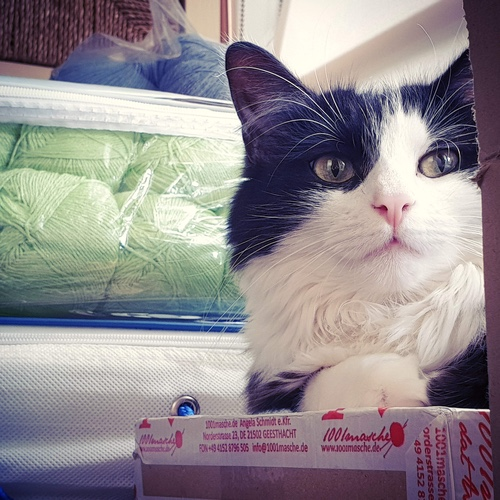
#> input picture marmite.jpg, 500 x 500 px
$ python compress.py ../marmite_original.jpg
#> lines starting #> are read from the running program, lines starting #| are printed output that depends on the picture
### src/core.py
import imageio
from svd import svd, singular_value_expansion
from annotate import annotate_from_width
import numpy as np
import os


def compress_image_to_file(path, terms, annotate, iterations=None, path_out=None):
    """
    Compresses the image from `path` using singular value expansion.
    The image is saved to an output file which name is chosen automatically,
    unless `path_out` is specified.

    Parameters
    ----------
    path : path
        Path to the image to be compressed.

    path_out : string
        The path where the compressed image will be created.
        If None, the output name is chosen automatically.

    terms : int
        The number of terms in the singular value expansion.

    iterations : int
        The number of iterations of the power method.
        If None, the optimal number is determined automatically.

    annotate : bool
        If True, a text is added on top of the image,
        describing compression level and the `terms` settings used.

    Returns
    -------
    dict
        The dictionary containing compressed data, the number of iteration used,
        the output path and compression ratio:
        {
            'compressed_data': data,
            'iterations': 10,
            'output_path': ' /dir/image.jpg',
            'compression_ratio': 5.7
        }
    """

    data = load_image(path)
    width, height = image_size(data)

    if path_out is None:
        path_out = compressed_image_path(path, width=width, height=height, terms=terms)

    result = compress_image(data, terms=terms, iterations=iterations)
    compressed_data = result['compressed_data']
    imageio.imwrite(path_out, compressed_data)
    ratio = compression_ratio(width=width, height=height, terms=terms)
    result['compression_ratio'] = round(1/ratio, 1)
    result['output_path'] = path_out

    if annotate:
        annotate_from_width(path=path_out, terms=terms, width=width, ratio=ratio)

    return result


def compress_image(data, terms, iterations=None):
    """
    Compresses the image data using singular value expansion.

    Parameters
    ----------
    data : numpy.ndarray
        Image data.

    path_out : string
        The path where the compressed image will be created.

    terms : int
        The number of terms in the singular value expansion.

    iterations : int
        Number of terms in the singular value expansion.
        If None, the number is chosen automatically.

    Returns
    -------
    dict
        The dictionary containing compressed data and the number of iteration used:
        {
            'compressed_data': data,
            'iterations': 10
        }
    """

    if iterations is None:
        iterations = iterations_for_terms(terms)

    # Ensure array elements are floats, and not uint8
    data = float_array(data)

    if data.ndim == 2:  # Black and white image
        data = np.expand_dims(data, axis=2)

    compressed = np.empty((data.shape[0], data.shape[1], 0), dtype=np.uint8)

    # Iterate over each of the colors
    for i in range(data.shape[-1]):
        color_data = data[:, :, i]

        # Compress the data for the color
        svd_data = svd(matrix=color_data, max_eigenvalues=terms, iterations=iterations)

        if len(svd_data) == 0:
            # Could not calculate SVD (dominant eigenvalue was zero)
            break

        compressed_data = singular_value_expansion(svd_data)

        # Convert data values to integers in range between 0 and 255 (brightness)
        compressed_data = np.clip(compressed_data, 0, 255)
        compressed_data = compressed_data.astype(np.uint8)
        compressed_data = np.expand_dims(compressed_data, axis=2)
        compressed = np.append(compressed, compressed_data, axis=2)

    result = {
                'compressed_data': compressed,
                'iterations': iterations
            }

    return result


def image_size(data):
    """
    Parameters
    ----------
    data : numpy.ndarray
        Image data.

    Returns
    -------
    tuple (int, int)
        Image width and height.
    """

    image_shape = data.shape
    return (image_shape[0], image_shape[1])


def compressed_image_path(path, width, height, terms, outdir=None):
    """
    Parameters
    ----------
    path: string
        Path to the uncompressed image.

    width : int
        Width of the image in pixels.

    height : int
        Width of the image in pixels.

    terms : int
        The number of terms in the singular value expansion.

    Returns
    -------
    string
        Path to the compressed image.
    """

    ratio = compression_ratio(width=width, height=height, terms=terms)
    compression = f"{(1/ratio):0.1f}x_compression"
    terms_text = f"{terms}_terms"
    dirname, filename_without_extension, file_extension = dir_filename_extension(path)

    if outdir is None:
        outdir = dirname

    if outdir is not None and len(outdir) > 0:
        outdir = outdir + '/'

    return f"{outdir}{filename_without_extension}_{terms_text}_{compression}{file_extension}"


def dir_filename_extension(path):
    """
    Parameters
    ----------
    path : string
        Path to a file.

    Returns
    -------
    tuple of string (string, string, string)
        The base dir, file name without extension and extension.
    """

    filename, file_extension = os.path.splitext(path)
    dirname = os.path.dirname(filename)
    filename_without_extension = os.path.basename(filename)

    return (dirname, filename_without_extension, file_extension)


def compression_ratio(width, height, terms):
    """
    Parameters
    ----------
    width : int
        Width of the image in pixels.

    height : int
        Width of the image in pixels.

    terms : int
        The number of terms in the singular value expansion.

    Returns
    -------
    float
        The of the compressed image relative to non-compressed.
    """

    return terms * (1 + width + height) / (width * height)


def iterations_for_terms(terms):
    """
    Parameters
    ----------
    terms : int
        Number of terms in the singular value expansion.

    Returns
    -------
    Int
        The number of iterations of the power method needed to produce
        reasonably good image qualit for the given number of terms in the singular value expansion.
        By "reasonably good" we mean that using larger number of terms will not produce noticeably
        better image, thus it is wasteful.
    """

    if terms <= 20:
        return 10

    if terms <= 50:
        return 5

    if terms <= 100:
        return 3

    return 1


def load_image(path):
    """
    Loads image and returns the data

    Parameters
    ----------
    path : str
        Path to the image file.

    Returns
    -------
    numpy.ndarray
        Array containing image data.
    """

    array = np.array(imageio.imread(path))

    if len(array.shape) == 3 and array.shape[2] == 4:
        # Image data contains four chanels
        # Delete the alpha chanel
        array = np.delete(array, 3, axis=2)

    return array


def float_array(array):
    """
    Converts an array to float64 type.

    Parameters
    ----------
    array : list or numpy.ndarray
        An input array

    Returns
    -------
    numpy.ndarray
        Array with elements represented as float64 numbers.
    """

    return np.array(array, dtype=np.float64)

### src/linear_algebra.py
"""
Linear algebra functions (matrix multiplication, vector length etc.)
"""

import numpy as np


def gramian(matrix):
    """
    Parameters
    ----------
    matrix : numpy.ndarray
        A matrix

    Returns
    -------
    numpy.ndarray
        The Gramian of `matrix`.
    """

    return np.transpose(matrix).dot(matrix)


def dot_product(vector1, vector2):
    """
    Calculates a dot product of two vectors.

    Parameters
    ----------
    vector1, vector2 : numpy.ndarray
        Two n by 1 matrices.

    Returns
    -------
    float
        The dot product of two matrices
    """

    return np.dot(np.transpose(vector1), vector2)[0, 0]


def matrix_size(matrix):
    """
    Parameters
    ----------
    matrix : numpy.ndarray
        A matrix.

    Returns
    -------
    tuple of two integers
        Size of a matrix. First integer is the number of rows.
    """

    rows = len(matrix)

    if rows > 0:
        columns = len(matrix[0])
    else:
        columns = 0

    return (rows, columns)

### src/power_method.py
"""
Calculate eigenvalues and eigenvectors of a matrix using the power method.
"""

from linear_algebra import matrix_size, dot_product

import numpy as np

ZERO_NUMBER = 1e-20  # Values smaller than this numbers are considered to be zero


def dominant_eigen_system(matrix, iterations):
    """
    Calculates the dominant eigenvalue and a dominant unit eigenvector
    of a symmetric matrix using the power method.

    Parameters
    ----------
    matrix : numpy.ndarray
        A symmetric matrix.

    iterations : int
        The number of iterations of the power method.

    Returns
    -------
    tuple of (Int, numpy.ndarray)
        Dominant eigenvalue and a dominant unit eigenvector.
        The list is empty if the dominant eigenvalue is zero.
    """

    row_count, col_count = matrix_size(matrix)

    # Create an initial unit vector
    unit_vector = np.zeros([col_count, 1])
    unit_vector[0, 0] = 1

    # Calculate dominant unit eigenvector
    for _ in range(iterations):
        product = matrix @ unit_vector
        vec_length = np.linalg.norm(product)

        # Reached zero eigenvalue
        if vec_length < ZERO_NUMBER:
            return (0, [])

        unit_vector = product / vec_length

    # Calculate dominant eigenvalue
    eigenvalue = dot_product(matrix @ unit_vector, unit_vector)

    return (eigenvalue, unit_vector)

### src/svd.py
"""
Singular value decomposition and expansion.
"""

from linear_algebra import gramian
from power_method import dominant_eigen_system
import math
import numpy as np


def find_u_from_v(matrix, v, singular_value):
    """
    Finds the u column vector of the U matrix in the SVD UΣV^T.

    Parameters
    ----------
    matrix : numpy.ndarray
        Matrix for which the SVD is calculated

    v : numpy.ndarray
        A column vector of V matrix, it is the eigenvector of the Gramian of `matrix`.

    singular_value : float
        A singular value of `matrix` corresponding to the `v` vector.

    Returns
    -------
    numpy.ndarray
        u column vector of the U matrix in the SVD.
    """

    return matrix @ v / singular_value


def svd(matrix, max_eigenvalues, iterations):
    """
    Performs reduced singular value decomposition of the matrix.

    Parameters
    ----------
    matrix : numpy.ndarray
        A matrix.

    max_eigenvalues : int
        Maximum number of non-zero eigenvalues to calculate.

    iterations : int
        The number of iterations of the power method.

    Returns
    -------
    list of tuples (numpy.ndarray, float, numpy.ndarray)
        List of tuples (u, sigma, v), where
            `u` is a column vector of U matrix,
            `sigma` is the corresponding singular value of `matrix`,
                which are the diagonal entries of Σ matrix,
            `v` is a column vector of V matrix
        in `matrix = U Σ V^T` svd.
    """

    svd_items = []

    for iteration in range(max_eigenvalues):
        matrix_gramian = gramian(matrix)
        eigenvalue, v = dominant_eigen_system(matrix_gramian, iterations=iterations)

        if eigenvalue == 0:
            break

        singular_value = math.sqrt(eigenvalue)
        u = find_u_from_v(matrix, v=v, singular_value=singular_value)
        svd_items.append((u, singular_value, v))

        if iteration == (max_eigenvalues - 1):
            break

        # Calculate the first dominant term of the singular value expansion
        dominant = u @ np.transpose(v) * singular_value

        # Subtract the dominant term
        matrix = matrix - dominant

    return svd_items


def singular_value_expansion(data):
    """
    Performs singular value expansion by reconstructing the original `matrix`
    from its SVD UΣV^T.

    Parameters
    ----------
    data : list of tuples
        List of tuples produced by `svd` function: (u, sigma, v), where
            `u`: numpy.ndarray is a column vector of U matrix,
            `sigma`: float is the corresponding singular value of `matrix`,
                which are the diagonal entries of Σ matrix,
            `v`: numpy.ndarray is a column vector of V matrix
        in `matrix = U Σ V^T` svd.

    Returns
    -------
    numpy.ndarray
        Matrix reconstructed form its SVD UΣV^T.
    """

    if len(data) == 0:
        return

    col_number = len(data[0][0])
    row_number = len(data[0][2])

    matrix = np.zeros([col_number, row_number])

    for data_item in data:
        u = data_item[0]
        singular_value = data_item[1]
        v = data_item[2]

        product = singular_value * (u @ np.transpose(v))
        matrix = matrix + product

    return matrix

### src/annotate.py
import os


def annotate(path, terms, compression, fontsize):
    """
    Adds an annotation to the image.
    The annotation includes the compression level and the `terms` settings used.
    Image Magic's `convert` command needs to be installed on the system.

    Parameters
    ----------
    path: string
        Path to the image.

    terms : int
        The `terms` parameter that was used to compress the image.

    compression : int
        The compression factor.

    fontsize : int
        The font size for the annotation text.
    """

    if terms == 1:
        terms_word = "term"
    else:
        terms_word = "terms"

    message = f"{terms} {terms_word}\n{compression}x compression"
    margin = fontsize
    annotation = f"-pointsize {fontsize} -gravity south -stroke '#000C' \
        -strokewidth 2 -annotate +0+{margin} '{message}' \
        -stroke none -fill white -annotate +0+{margin} '{message}'"

    path = os.path.expanduser(path)

    result = os.system(f"convert '{path}' {annotation} '{path}'")

    if result != 0:
        # Error calling convert
        print("Could not call `convert` program to annotate the image. Please install Image Magic if you need annotations.")


def annotate_from_width(path, terms, width, ratio):
    """
    Annotates an image compression level and the `terms` settings used.

    Parameters
    ----------
    path: string
        Path to the image.

    width : int
        Width of the image.

    ratio : float
        The fraction of the compressed image data size relative to uncompressed.
    """

    if width < 200:
        fontsize = int(width / 10)
    elif width < 800:
        fontsize = int(width / 15)
    else:
        fontsize = int(width / 20)

    compresion_x = round(1/ratio, 1)
    annotate(path=path, terms=terms, compression=compresion_x, fontsize=fontsize)

### src/cmd_args.py
import argparse


def parse_cmd_args(args):
    """
    Parses command line arguments

    Returns
    -------
    argparse.Namespace
        Object containing the values of command line options.
    """

    parser = argparse.ArgumentParser(
        prog="python compress.py",
        description="compress an image using singular value decomposition.")

    parser.add_argument('IMAGE', help='path to the image to compress')

    parser.add_argument('--output', help='path to the compressed image that will be created')

    parser.add_argument(
        '--terms',
        type=int,
        help='number of terms in the singular value expansion')

    parser.add_argument(
        '--iterations',
        type=int,
        help='number of iterations of the power method')

    parser.add_argument(
        '--notext',
        dest="annotate",
        action='store_false',
        help='do not put text on the image')

    return parser.parse_args(args)

### src/compress.py
from cmd_args import parse_cmd_args
from core import compress_image_to_file
import sys

DEFAULT_TERMS = 10  # Default number of terms in the singular value expansion


def compress(path, path_out, terms, iterations, annotate, silent):
    """
    Compresses the image from `path` using singular value expansion.
    The image is saved to an output file which name is chosen automatically,
    unless `path_out` is specified.

    Parameters
    ----------
    path : path
        Path to the image to be compressed.

    path_out : string
        The path where the compressed image will be created.
        If None, the output name is chosen automatically.

    terms : int
        The number of terms in the singular value expansion.

    iterations : int
        The number of iterations of the power method.
        If None, the optimal number is determined automatically.

    annotate : bool
        If True, a text is added on top of the image,
        describing compression level and the `terms` settings used.

    silent : bool
        If True, the program does not produce any text output.

    Returns
    -------
    dict
        The dictionary containing compressed data, the number of iteration used,
        the output path and compression ratio:
        {
            'compressed_data': data,
            'iterations': 10,
            'output_path': ' /dir/image.jpg',
            'compression_ratio': 5.7
        }
    """
    if terms is None:
        terms = DEFAULT_TERMS

    if not silent:
        print(f"Compressing image...")

    result = compress_image_to_file(path=path, terms=terms,
                                    iterations=iterations,
                                    path_out=path_out,
                                    annotate=annotate)
#> in load_image, array is the input picture: shape (500, 500, 3); mean R, G, B 146.7, 139.7, 142.9
#> in compress_image_to_file, `width, height = image_size(data)`: width = 500
#> in compressed_image_path, `ratio = compression_ratio(width=width, height=height, terms=terms)`: ratio = 0.04
#> in compressed_image_path, `compression = f"{(1/ratio):0.1f}x_compression"`: compression = '25.0x_compression'
#> the loop in compress_image, `for i in range(data.shape[-1]):` made 3 passes
#> pass 1, in compress_image, `color_data = data[:, :, i]`:
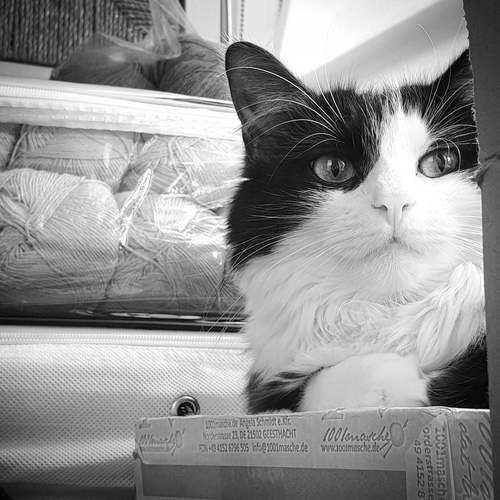
#> color_data: shape (500, 500) float64; min 0, max 255, mean 146.7
#> pass 1, in compress_image, `compressed_data = singular_value_expansion(svd_data)`:
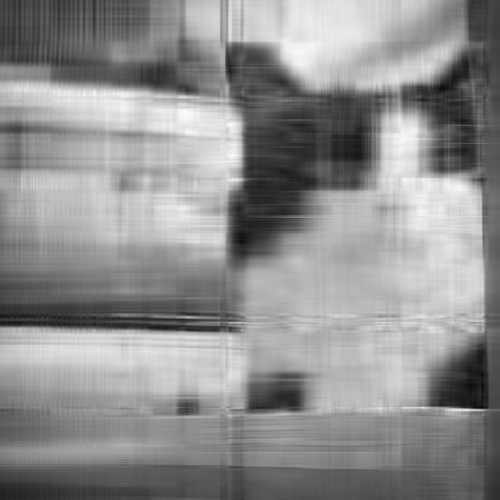
#> compressed_data: shape (500, 500) float64; min -26.55, max 282.8, mean 146.7; drawn with min black and max white
#> pass 1, in compress_image, `compressed_data = np.clip(compressed_data, 0, 255)`:
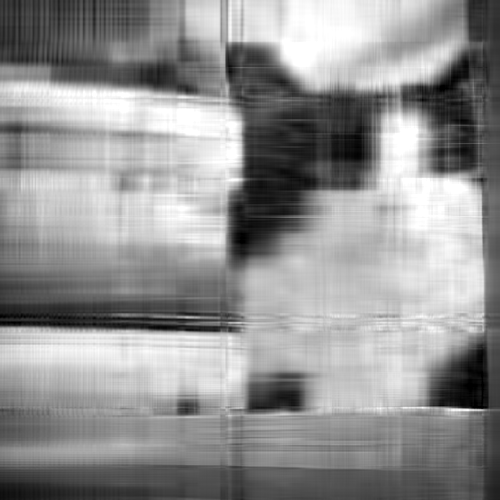
#> compressed_data: shape (500, 500) float64; min 0, max 255, mean 146.6
#> after the loop in compress_image, `for i in range(data.shape[-1]):`:
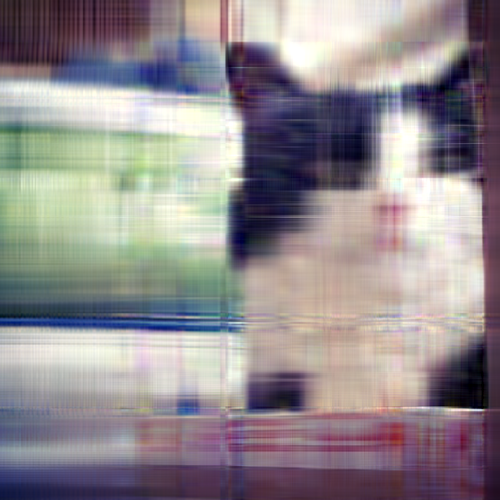
#> compressed: shape (500, 500, 3); mean R, G, B 146.1, 139.1, 142.4
#> in compress_image_to_file, `result = compress_image(data, terms=terms, iterations=iterations)`: result = 2 items
#> in compress_image_to_file, `ratio = compression_ratio(width=width, height=height, terms=terms)`: ratio = 0.04
#> in annotate_from_width, `fontsize = int(width / 15)`: fontsize = 33
#> in annotate_from_width, `compresion_x = round(1/ratio, 1)`: compresion_x = 25
#> in annotate, `margin = fontsize`: margin = 33
#> in annotate, `result = os.system(f"convert '{path}' {annotation} '{path}'")`: result = 0
#> result = 4 items

    output_path = result['output_path']

    if not silent:
        print(f"Compressed to:\n{output_path}")
#| Compressed to:
#| ../marmite_10_terms_25.0x_compression.jpg
        print(f"Terms in singular value expansion: {terms}")
        print(f"Power method iterations: {result['iterations']}")
#| Power method iterations: 10
        print(f"Compression ratio: {result['compression_ratio']}")
#| Compression ratio: 25.0

    return result


if __name__ == '__main__':
    cmd_options = parse_cmd_args(sys.argv[1:])

    compress(
        path=cmd_options.IMAGE,
        path_out=cmd_options.output,
        terms=cmd_options.terms,
        iterations=cmd_options.iterations,
        annotate=cmd_options.annotate,
        silent=False
    )
